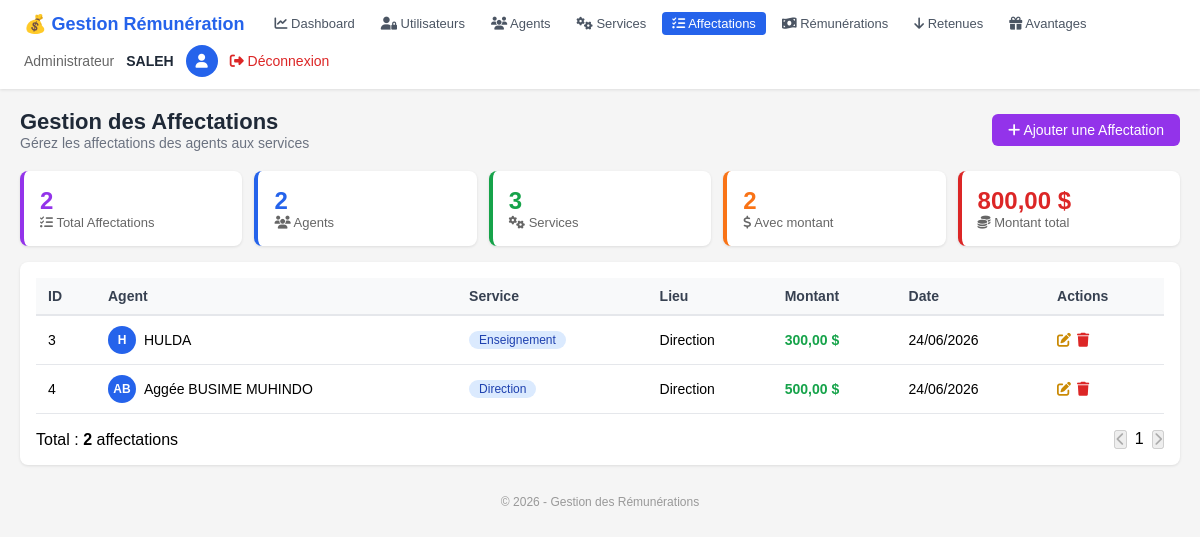
The app's page /pages/affectations/index.php (signed in) with its own data.
### tables this page shows
CREATE TABLE `affectation` (
  `id` int(11) NOT NULL,
  `id_agent` int(11) NOT NULL,
  `id_service` int(11) NOT NULL,
  `lieu_affectation` varchar(150) DEFAULT NULL,
  `montant_remunerer` float NOT NULL,
  `date_affectation` date DEFAULT NULL
);

CREATE TABLE `agent` (
  `id_agent` int(11) NOT NULL,
  `nom_complet` varchar(150) NOT NULL,
  `adresse` varchar(255) DEFAULT NULL,
  `date_naissance` date DEFAULT NULL,
  `telephone` varchar(20) DEFAULT NULL,
  `profil` varchar(100) DEFAULT NULL,
  `lieu_naissance` varchar(100) DEFAULT NULL,
  `fonction` varchar(100) DEFAULT NULL
);

CREATE TABLE `service` (
  `id` int(11) NOT NULL,
  `designation` varchar(150) NOT NULL,
  `description` text DEFAULT NULL
);

### pages/affectations/index.php (the view, shortened to what the rows shown need)
<?php
require_once __DIR__ . '/../../Config/Database.php';
require_once __DIR__ . '/../../Classes/Affectation.php';
require_once __DIR__ . '/../../Classes/Agent.php';
require_once __DIR__ . '/../../Classes/Service.php';
$affectations = Affectation::getAll();
?>
<!DOCTYPE html>
<html lang="fr">
<head>
    <link rel="stylesheet" href="https://cdnjs.cloudflare.com/ajax/libs/font-awesome/6.4.0/css/all.min.css">
</head>
<body>
<div class="header">
    <div class="header-left">
        <h1>💰 Gestion Rémunération</h1>
    </div>
</div>
<div class="container">
    <div class="top">
        <div>
            <h2>Gestion des Affectations</h2>
        </div>
    </div>
    <div class="card">
        <div class="table-wrap">
            <table>
                <thead>
                    <tr>
                        <th>ID</th>
                        <th>Agent</th>
                        <th>Service</th>
                        <th>Lieu</th>
                        <th>Montant</th>
                        <th>Date</th>
                        <th>Actions</th>
                    </tr>
                </thead>
                <tbody>
                    <?php if (empty($affectations)): ?>
                    <tr>
                        <td colspan="8" class="empty">
                            <i class="fas fa-inbox"></i>
                            Aucune affectation trouvée
                        </td>
                    </tr>
                    <?php else: ?>
                        <?php foreach ($affectations as $affectation):
                            $agent = Agent::getById($affectation->getIdAgent());
                            $service = Service::getById($affectation->getIdService());
                            $montant = $affectation->getMontantRemunerer();
                        ?>
                        <tr>
                            <td><?php echo $affectation->getId(); ?></td>
                            <td>
                                <div style="display:flex;align-items:center;gap:8px;">
                                    <div style="width:28px;height:28px;background:#2563eb;border-radius:50%;display:flex;align-items:center;justify-content:center;color:white;font-size:12px;font-weight:bold;">
                                        <?php
                                        $nom = $agent ? $agent->getNomComplet() : 'N/A';
                                        $initials = '';
                                        $parts = explode(' ', $nom);
                                        foreach ($parts as $part) {
                                            $initials .= strtoupper(substr($part, 0, 1));
                                        }
                                        echo substr($initials, 0, 2);
                                        ?>
                                    </div>
                                    <?php echo $agent ? htmlspecialchars($agent->getNomComplet()) : '<span style="color:#999;">N/A</span>'; ?>
                                </div>
                            </td>
                            <td>
                                <span class="badge badge-blue">
                                    <?php echo $service ? htmlspecialchars($service->getDesignation()) : 'N/A'; ?>
                                </span>
                            </td>
                            <td><?php echo htmlspecialchars($affectation->getLieuAffectation() ?: '-'); ?></td>
                            <td>
                                <?php if ($montant !== null && $montant > 0): ?>
                                    <span class="montant-positive">
                                        <?php echo number_format($montant, 2, ',', ' '); ?> $
                                    </span>
                                <?php elseif ($montant !== null && $montant == 0): ?>
                                    <span class="montant-zero">0 $</span>
                                <?php else: ?>
                                    <span class="badge badge-gray">Non défini</span>
                                <?php endif; ?>
                            </td>
                            <td>
                                <?php
                                $date = $affectation->getDateAffectation();
                                echo $date ? date('d/m/Y', strtotime($date)) : '<span style="color:#999;">Non définie</span>';
                                ?>
                            </td>
                            <td>
                                <div style="display:flex;gap:6px;flex-wrap:wrap;">
                                    <a href="edit.php?id=<?php echo $affectation->getId(); ?>"
                                       style="color:#ca8a04;text-decoration:none;" title="Modifier">
                                        <i class="fas fa-edit"></i>
                                    </a>
                                    <a href="delete.php?id=<?php echo $affectation->getId(); ?>"
                                       style="color:#dc2626;text-decoration:none;" title="Supprimer"
                                       onclick="return confirm('Êtes-vous sûr de vouloir supprimer cette affectation ?')">
                                        <i class="fas fa-trash"></i>
                                    </a>
                                </div>
                            </td>
                        </tr>
                        <?php endforeach; ?>
                    <?php endif; ?>
                </tbody>
            </table>
        </div>
    </div>
</div>
</body>
</html>

### records on screen
affectation: id "3", initials "H", id_agent.nom_complet "HULDA", id_service.designation "Enseignement", lieu_affectation "Direction", montant_remunerer "300,00", date_affectation "24/06/2026"
affectation: id "4", initials "AB", id_agent.nom_complet "Aggée BUSIME MUHINDO", id_service.designation "Direction", lieu_affectation "Direction", montant_remunerer "500,00", date_affectation "24/06/2026"

### other values on screen
$role "Administrateur"
$username "SALEH"
$totalAffectations "2"
count($agents) "2"
count($services) "3"
$affectationsAvecMontant "2"
$totalMontant "800,00"
